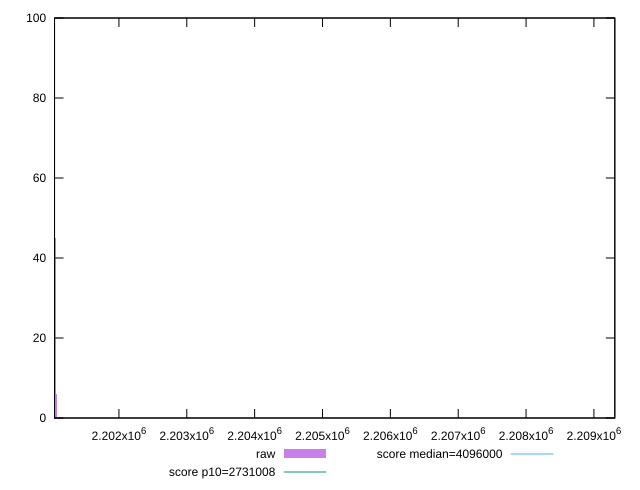

Recreate this plot in gnuplot.
reset

$raw <<EOF
2202635.5788058685 1
2209309.3398609324 1
2201055.467732537 47
2201065.28208703 45
2201075.0964415227 6
EOF

set key outside below
set boxwidth 9.814354492741026
set xrange [2201051:2209308]
set yrange [0:100]
set trange [0:100]
set style fill transparent solid 0.5 noborder

set parametric
set terminal svg size 640, 490 enhanced background rgb 'white'
set output "report_00015_2021-02-09T16-11-33.973Z/total-byte-weight/samples/pages+cached/raw/histogram.svg"

plot $raw title "raw" with boxes, \
     2731008,t title "score p10=2731008", \
     4096000,t title "score median=4096000"

reset
